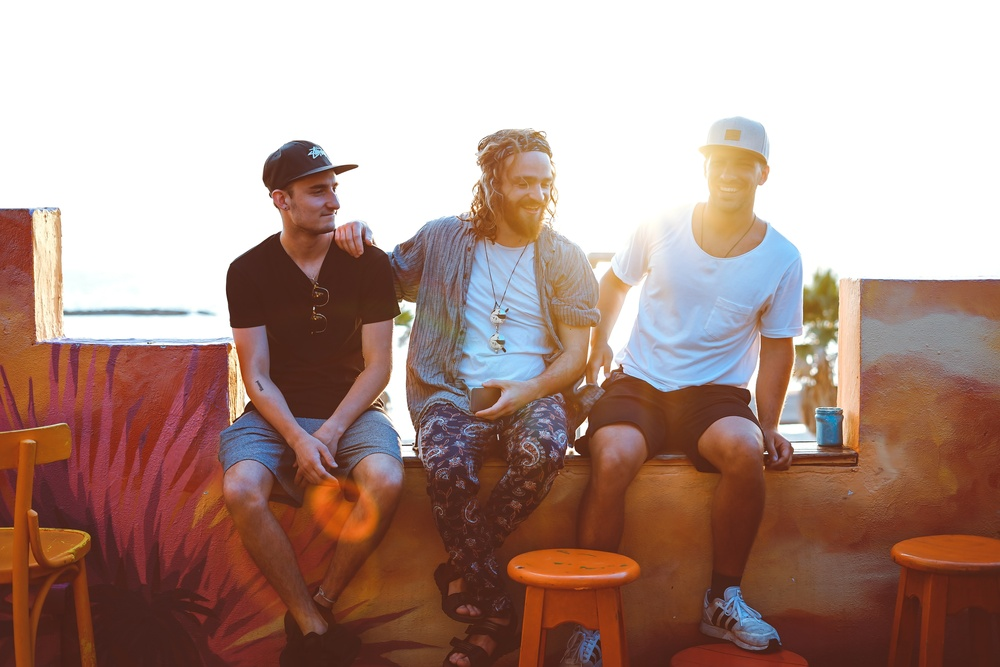
#> input picture python/6casoSuuuper/10.jpg, 1000 x 667 px, shrunk from 3888 x 2592 before the run
$ python remocaoFundoSuper.py
#> lines starting #> are read from the running program, lines starting #| are printed output that depends on the picture; after the words box and inside, x2 and y2 are one past the last pixel; in counts of white or black regions, pixels touching at a corner belong together
import numpy as np
import cv2

roi = cv2.imread("10.jpg")
#> roi is the input picture: shape (667, 1000, 3); mean B, G, R 139, 147.8, 175.8

# Convert Image to Image HSV
img_hsv = cv2.cvtColor(roi, cv2.COLOR_BGR2HSV)
#> img_hsv: shape (667, 1000, 3); mean H, S, V 24.8, 89.3, 179.5

#============== mascaras de cores
# lower mask (0-10)
lower_red_foreground = np.array([0,2,0])
upper_red_foreground = np.array([179,255,255])
mask_foreground = cv2.inRange(img_hsv, lower_red_foreground, upper_red_foreground)
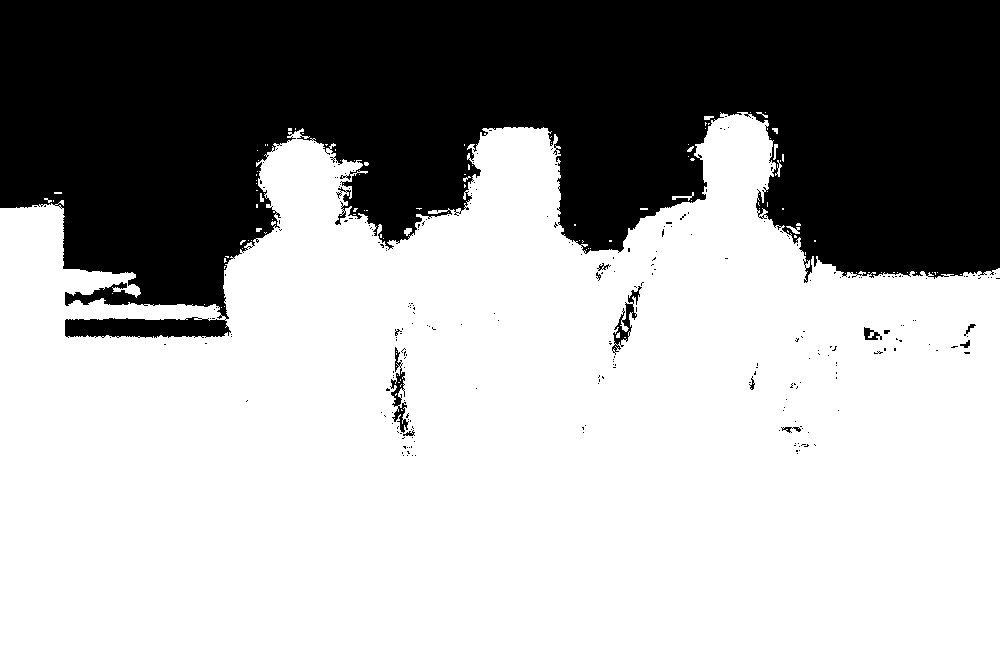
#> mask_foreground: shape (667, 1000); 65.8% white; 255 black regions (242 under 20 px), largest, box (x1, y1, x2, y2) and area: (0, 0, 1000, 338) 226134, (390, 347, 409, 433) 531, (612, 286, 642, 355) 519

# # upper mask (170-180)
lower_red_background = np.array([0,0,0])
upper_red_background = np.array([0,0,255])
mask_background = cv2.inRange(img_hsv, lower_red_background, upper_red_background)
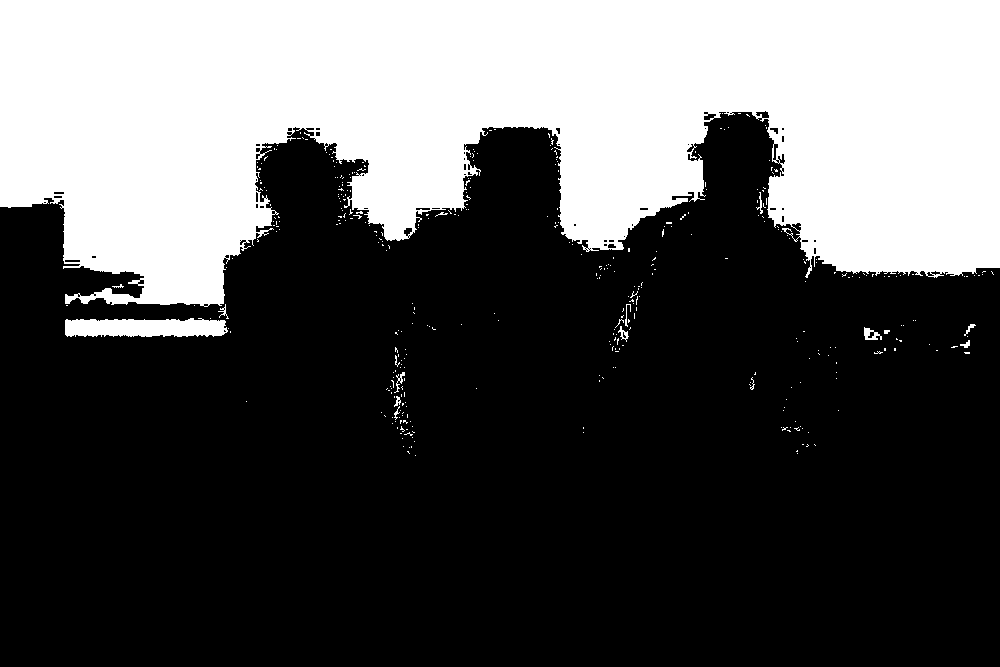
#> mask_background: shape (667, 1000); 33.5% white; 385 white regions (368 under 20 px), largest, box (x1, y1, x2, y2) and area: (0, 0, 1000, 307) 219420, (65, 318, 228, 337) 2622, (864, 327, 882, 340) 125

result = cv2.bitwise_and(roi, roi, mask=mask_background)

cv2.imwrite("result_background.png", result)
